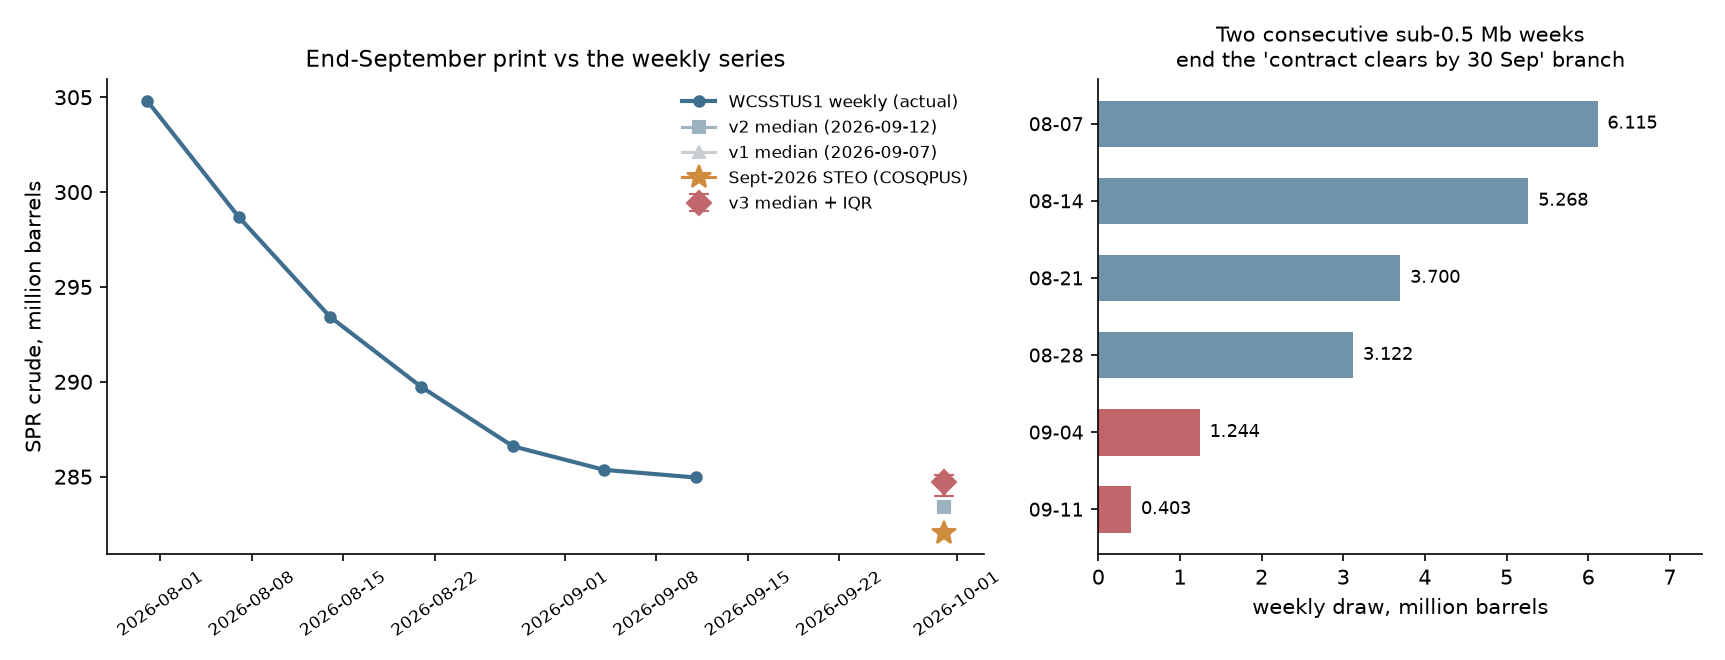

Generate this figure with Python:
"""SPR weekly trajectory with the collapsing taper, my three forecasts, and the STEO path."""
import datetime as dt

import matplotlib

matplotlib.use("Agg")
import matplotlib.pyplot as plt
import numpy as np

weeks = ["2026-07-31", "2026-08-07", "2026-08-14", "2026-08-21", "2026-08-28", "2026-09-04", "2026-09-11"]
vals = [304.809, 298.694, 293.426, 289.726, 286.604, 285.360, 284.957]
x = [dt.date.fromisoformat(w) for w in weeks]

fig, (ax, ax2) = plt.subplots(1, 2, figsize=(11.5, 4.4), gridspec_kw={"width_ratios": [1.45, 1]})

ax.plot(x, vals, marker="o", ms=5, lw=2, color="#3f6f8f", label="WCSSTUS1 weekly (actual)")
eom = dt.date(2026, 9, 30)
ax.errorbar([eom], [284.7], yerr=[[0.7], [0.4]], fmt="D", ms=8, capsize=5, lw=2,
            color="#c1666b", label="v3 median + IQR")
ax.plot([eom], [283.4], marker="s", ms=6, color="#9db4c0", label="v2 median (2026-09-12)")
ax.plot([eom], [282.3], marker="^", ms=6, color="#c8cdd2", label="v1 median (2026-09-07)")
ax.plot([eom], [282.052], marker="*", ms=12, color="#d08c3c", label="Sept-2026 STEO (COSQPUS)")
ax.set_ylabel("SPR crude, million barrels")
ax.set_title("End-September print vs the weekly series", fontsize=11)
ax.legend(fontsize=8, frameon=False, loc="upper right")
ax.spines[["top", "right"]].set_visible(False)
ax.tick_params(axis="x", labelrotation=35, labelsize=8)

draws = [6.115, 5.268, 3.700, 3.122, 1.244, 0.403]
lbl = ["08-07", "08-14", "08-21", "08-28", "09-04", "09-11"]
y = np.arange(len(draws))
ax2.barh(y, draws, 0.6, color=["#6f93a8"] * 4 + ["#c1666b"] * 2)
for i, d in enumerate(draws):
    ax2.text(d + 0.12, i, f"{d:.3f}", va="center", fontsize=8.5)
ax2.set_yticks(y); ax2.set_yticklabels(lbl, fontsize=9)
ax2.invert_yaxis()
ax2.set_xlabel("weekly draw, million barrels")
ax2.set_xlim(0, 7.4)
ax2.set_title("Two consecutive sub-0.5 Mb weeks\nend the 'contract clears by 30 Sep' branch", fontsize=10)
ax2.spines[["top", "right"]].set_visible(False)

fig.tight_layout()
fig.savefig("questions/2026-09-07-mc15240-spr-crude-barrels-september-2026/charts/spr-trajectory-v3.png", dpi=150)
print("ok")
